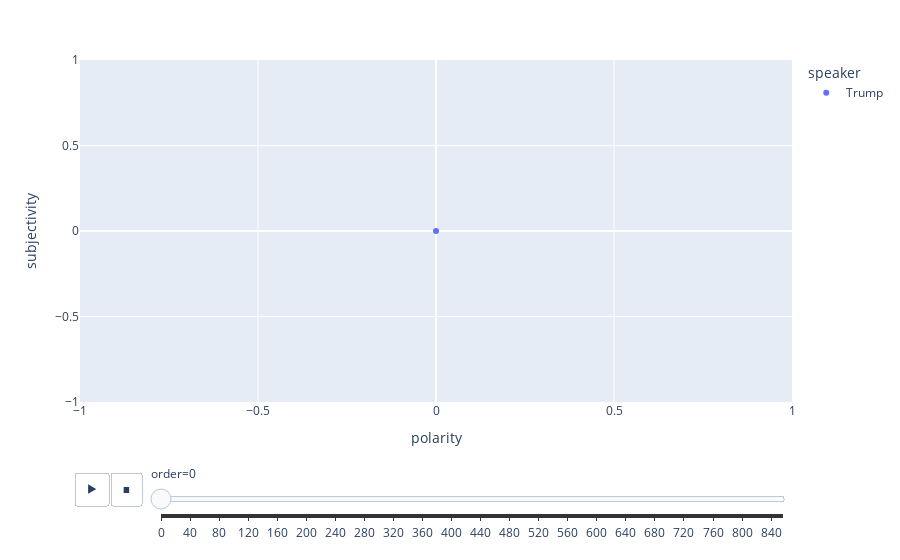

Notebook code for this chart:
### Code cell
# animated by time
fig = px.scatter(df_trump,
                 x = 'polarity' ,
                 y = 'subjectivity',
                 color='speaker',
                 hover_data = ['speaker','text'],
                 animation_frame = 'order'
                )
fig.show()
